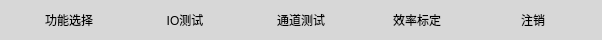
    <widget class="QWidget" name="widget_2" native="true">
     <property name="styleSheet">
      <string notr="true">.QWidget
{
   min-height:40px;
   max-height:40px;
   background-color: #D7D7D7;
}

QPushButton
{
   padding:8px;
   min-width:100px;
   text-align:center;
   border-radius:0px;
}</string>
     </property>
     <layout class="QGridLayout" name="gridLayout_18">
      <property name="topMargin">
       <number>0</number>
      </property>
      <property name="bottomMargin">
       <number>0</number>
      </property>
      <property name="spacing">
       <number>0</number>
      </property>
      <item row="0" column="0">
       <widget class="QPushButton" name="funcBtn">
        <property name="text">
         <string>功能选择</string>
        </property>
       </widget>
      </item>
      <item row="0" column="1">
       <widget class="QPushButton" name="ioBtn">
        <property name="text">
         <string>IO测试</string>
        </property>
       </widget>
      </item>
      <item row="0" column="2">
       <widget class="QPushButton" name="channelBtn">
        <property name="text">
         <string>通道测试</string>
        </property>
       </widget>
      </item>
      <item row="0" column="3">
       <widget class="QPushButton" name="xiaolvBtn">
        <property name="text">
         <string>效率标定</string>
        </property>
       </widget>
      </item>
      <item row="0" column="4">
       <widget class="QPushButton" name="logoutBtn">
        <property name="text">
         <string>注销</string>
        </property>
       </widget>
      </item>
     </layout>
    </widget>
